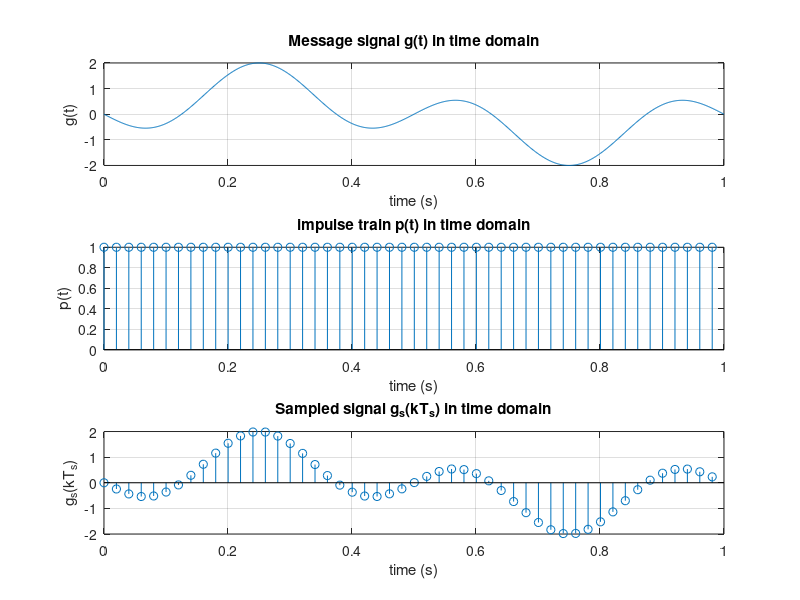

This chart was generated by the following MATLAB code:
t = linspace(0, 1, 1000);
gt = sin(2 * pi * t) - sin(6 * pi * t);
fs = 50;
imptrain = zeros(1, length(t));
imptrain(1: 1000 / fs: end) = 1;
imptrain(imptrain == 0) = nan;

gsk = gt .* imptrain;

figure;
subplot(3, 1, 1);
plot(t, gt);
xlabel('time (s)');
ylabel('g(t)');
title('Message signal g(t) in time domain');
xlim([0, 1]);
grid on;

subplot(3, 1, 2);
stem(t, imptrain);
xlabel('time (s)');
ylabel('p(t)');
title('impulse train p(t) in time domain');
xlim([0, 1]);
grid on;

subplot(3, 1, 3);
stem(t, gsk);
xlabel('time (s)');
ylabel('g_s(kT_s)');
title('Sampled signal g_s(kT_s) in time domain');
xlim([0, 1]);
grid on;